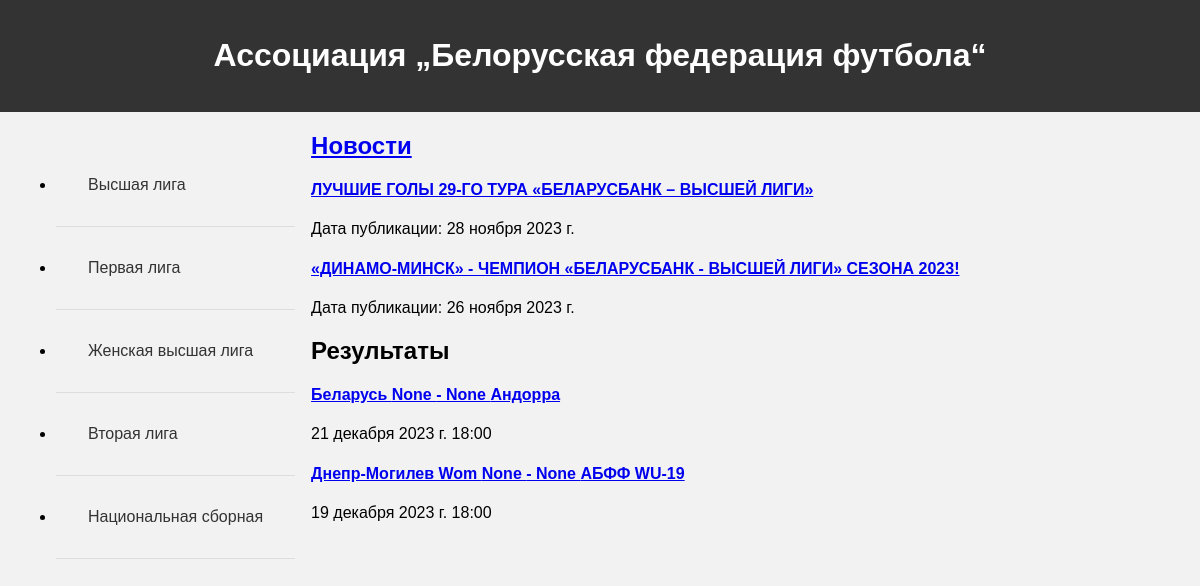
Page /my_app/main/ on the committed database.
### my_app/models.py (models this page shows, shortened)
class News(models.Model):
    title = models.CharField('Заголовок', max_length=200)
    text = models.TextField('Текст новости')
    date = models.DateField('Дата публикации')
    photo = models.ImageField('Фото публикации', upload_to='images/')
    category = models.ForeignKey(Tournament, on_delete=models.CASCADE, related_name='news')

class Match(models.Model):
    first_team = models.ForeignKey(Team, on_delete=models.CASCADE, related_name='matches1')
    second_team = models.ForeignKey(Team, on_delete=models.CASCADE, related_name='matches2')
    time = models.DateTimeField("Время")
    goals_first_team = models.IntegerField("Кол-во голов первой команды", blank=True, null=True)
    goals_second_team = models.IntegerField("Кол-во голов второй команды", blank=True, null=True)
    coefficient_win_first = models.FloatField("Коэффициент на победу первой команды", default=0)
    coefficient_win_second = models.FloatField("Коэффициент на победу второй команды", default=0)
    coefficient_loss = models.FloatField("Коэффициент на ничью", default=0)

class Team(models.Model):
    name = models.CharField('Название клуба', max_length=40)
    points = models.IntegerField('Очки')
    tournament = models.ForeignKey(Tournament, on_delete=models.CASCADE, related_name='teams')
    goals = models.IntegerField("Забито")
    conceded = models.IntegerField("Пропущено")
    info = models.TextField('Информация о команде')
    team_logo = models.ImageField("Логотип команды", upload_to='images/')
    win = models.IntegerField("Кол-во побед")
    loss = models.IntegerField("Кол-во ничьих", default=0)
    draw = models.IntegerField("Кол-во поражений", default=0)
    def __str__(self):
        return self.name

### my_app/views.py (the view)
# urls.py: path('main/', views.main),
def main(request: HttpRequest) -> HttpResponse:
    news_list = _get_last_two_news()
    matches = _get_last_two_matches()
    data = {'news_list': news_list, 'list_of_matches': matches}
    return render(request, "main.html", context=data)

### my_app/views.py (called while the page is built)
def _get_last_two_news():
    queryset = News.objects.select_related().order_by('-date')[:2]
    return queryset

def _get_last_two_matches():
    queryset = Match.objects.filter(time__lte=datetime.now()).order_by('-time')[:2]
    return queryset

### my_app/templates/main.html (shortened to what this page needs)
<!DOCTYPE html>
<html lang="en">
<head>
</head>
<body>
<header>
    <h1>Ассоциация „Белорусская федерация футбола“</h1>
</header>
<nav>
    <ul>
        <li><a href="tournament/2">Высшая лига</a></li>
        <li><a href="tournament/3">Первая лига</a></li>
        <li><a href="tournament/4">Женская высшая лига</a></li>
        <li><a href="tournament/5">Вторая лига</a></li>
        <li><a href="national_team">Национальная сборная</a></li>
    </ul>
</nav>
<main>
    <section id="section1">
        <h2><a href="news">Новости</a></h2>
        {% for news in news_list %}
          <div>
              <h4><a href="news/{{ news.id }}">{{  news.title  }}</a></h4>
              <p>Дата публикации: {{  news.date  }}</p>
          </div>
        {%  endfor  %}
    </section>
    <section id="section2">
        <h2>Результаты</h2>
        {% for match in list_of_matches %}
          <div>
              <h4><a href="matches/{{ match.id }}">
                  {{  match.first_team  }} {{  match.goals_first_team  }}  -
                  {{  match.goals_second_team  }} {{  match.second_team  }}
              </a></h4>
              <p>{{  match.time  }}</p>
          </div>
        {%  endfor  %}
    </section>
</main>
</body>
</html>

### my_app/templates/main.html (style rules this page uses)
body { font-family: Arial, sans-serif; margin: 0; padding: 0; background-color: #f2f2f2; }
header { background-color: #333; color: #fff; text-align: center; padding: 1em; }
nav { float: left; width: 20%!;(MISSING) background: #f1f1f1; padding: 1em; }
nav a { display: block; padding: 2em; text-decoration: none; color: #333; border-bottom: 1px solid #ddd; }
main { float: left; width: 80%!;(MISSING) padding: 1em; }

### rows in the picture
News: title "ЛУЧШИЕ ГОЛЫ 29-ГО ТУРА «БЕЛАРУСБАНК – ВЫСШЕЙ ЛИГИ»", date "28 ноября 2023 г."
News: title "«ДИНАМО-МИНСК» - ЧЕМПИОН «БЕЛАРУСБАНК - ВЫСШЕЙ ЛИГИ» СЕЗОНА 2023!", date "26 ноября 2023 г."
Match: first_team "Беларусь", goals_first_team "None", goals_second_team "None", second_team "Андорра", time "21 декабря 2023 г. 18:00"
Match: first_team "Днепр-Могилев Wom", goals_first_team "None", goals_second_team "None", second_team "АБФФ WU-19", time "19 декабря 2023 г. 18:00"
